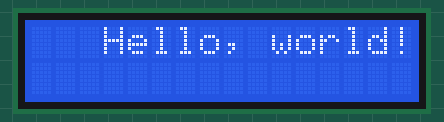
Recording of a sketch running on a simulated Arduino Uno, built with avr-gcc and run on an emulated ATmega328P. Parts: 16×2 character LCD.

Above: at 0.1 s.
At 1.1 s:
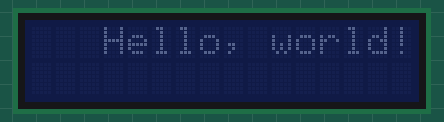

Measured:
- what the display in image 1 shows lasts 1.0 s, from 1.1 s to 2.1 s

The sketch:

app.ino
```cpp
#include <LiquidCrystal_I2C.h>
#include <Wire.h>

LiquidCrystal_I2C lcd(0x27, 16, 2);

void setup(){
    lcd.init();
    lcd.backlight();
    lcd.setCursor(3,0);

    lcd.print("Hello, world!");
}

void loop() {
    lcd.backlight();
    delay(1000);
    lcd.noBacklight();
    delay(1000);
}
```
